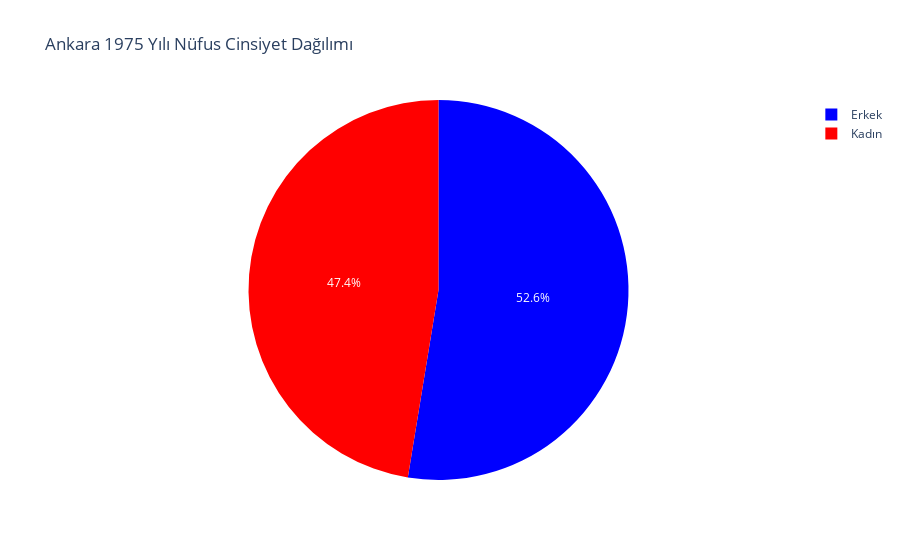

Notebook cell for this chart:
### Markdown cell above
___
**Yukarıdaki verilere ve grafiğe göre Ankara ilinin erkek ve kadın nüfus farkının en çok olduğu yıl erkek nüfusunun kadın nüfusundan 133453 farkla 1975 yılıdır, aradaki nüfus farkının en az olduğu yıl ise 6016 farkla 1927 yılıdır. Kadın nüfusunun erkek nüfusunu geçtiği ilk yıl 16690 farkla 2007 yılıdır, kadın nüfusunun erkek nüfusundan en fazla olduğu yıl ise 82760 farkla 2023 yılıdır. Bu yıllara ait pasta grafiği aşağıdaki gibidir.**
___

### Code cell
# 1975 yılı verileri
ankara_yil_1975 = 1975
ankara_erkek_1975 = 1359373
ankara_kadin_1975 = 1225920

ankara_fig_1975 = go.Figure(data=[go.Pie(labels=['Erkek', 'Kadın'], 
                                   values=[ankara_erkek_1975, ankara_kadin_1975])])
ankara_fig_1975.update_traces(marker=dict(colors=['blue', 'red']))
ankara_fig_1975.update_layout(
    title=f"Ankara {ankara_yil_1975} Yılı Nüfus Cinsiyet Dağılımı",
    annotations=[
        dict(
            text="Ankara İçin Erkek ve Kadın Nüfus Farkının En Çok Olduğu Yıl",
            showarrow=False,
            x=0.5,
            y=-0.3,
            font=dict(size=14)
        )
    ]
)
ankara_fig_1975.show()

### Figure 1 — Plotly figure (JSON) as saved in the notebook; plotly's stock layout.template omitted (floating-point values rounded to 4 significant figures)
{"data": [{"labels": ["Erkek", "Kadın"], "marker": {"colors": ["blue", "red"]}, "type": "pie", "values": [1359373, 1225920]}], "layout": {"annotations": [{"font": {"size": 14}, "showarrow": false, "text": "Ankara İçin Erkek ve Kadın Nüfus Farkının En Çok Olduğu Yıl", "x": 0.5, "y": -0.3}], "title": {"text": "Ankara 1975 Yılı Nüfus Cinsiyet Dağılımı"}}}
